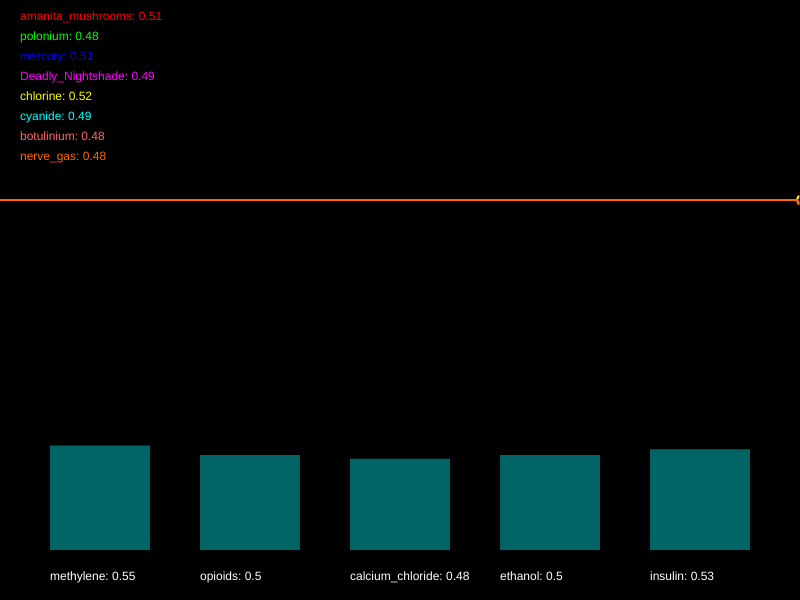
Frame 1 (no input)
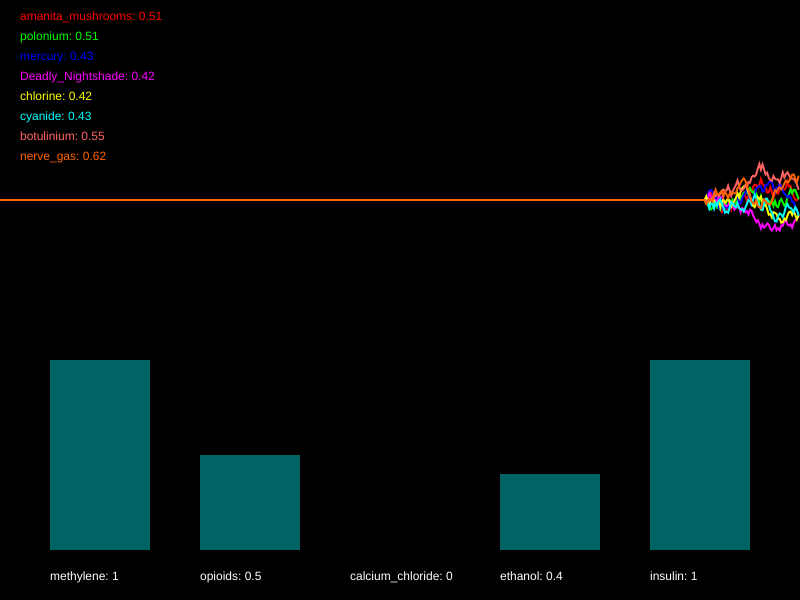
Frame 60 (no input)
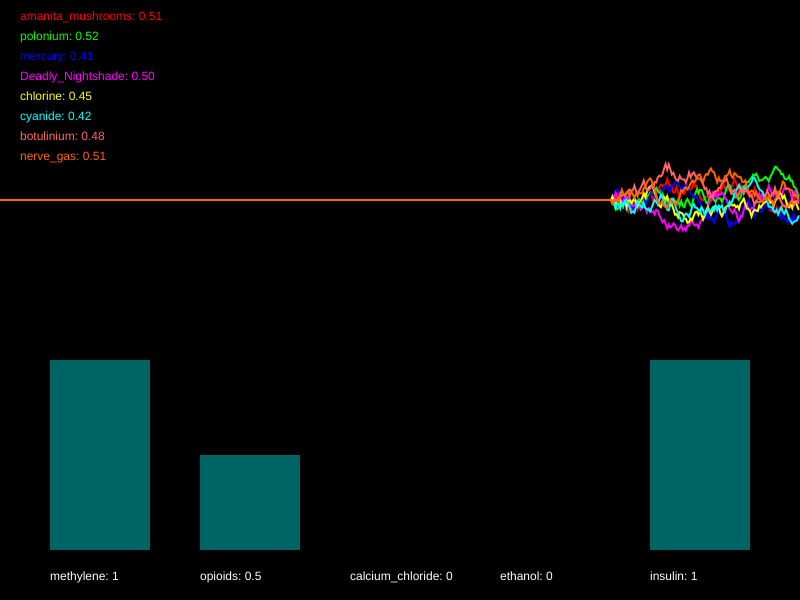
Frame 120 (the mouse pressed at the canvas centre since frame 60)

The p5.js sketch that drew these frames (run headless with seeded random() and noise() and a simulated clock; from frame 60 on, the mouse is pressed at the canvas centre):

// p5.js sketch
// ── sketch.js
/*

Officer: 5560319
CaseNum: 401-3-52996580-5560319

Case 401 - The Case of Norbert's Weiner Stand
Stage 4 - Mortal Cupcake

It seems that Norbert is getting desperate now. In what appears to be his final stand he has set up his own cupcake shop. The laced cupcakes look delicious but they are extremely dangerous. Just a brief whiff of one can induce a series of
deadly symptoms. This is Norbert’s most complex poison to date, so you’ll have to work hard to produce a viable antidote.

You must develop the antidote by using conditional statements in the draw loop to do the following.

	- When nerve_gas dips below 0.49, or on the other hand, polonium goes above 0.4 and amanita_mushrooms dips below 0.4, decrement methylene by 0.05
	- When botulinium goes above 0.72 and Deadly_Nightshade dips below 0.26, or on the other hand, cyanide dips below 0.73 or mercury dips below 0.27, increment methylene by 0.05
	- When polonium dips below 0.54 and cyanide goes above 0.64, whilst at the same time, chlorine dips below 0.27 or mercury goes above 0.64, try decreasing opioids by 0.02
	- If botulinium goes above 0.31 or Deadly_Nightshade dips below 0.36, whilst at the same time, nerve_gas goes above 0.55 and amanita_mushrooms dips below 0.28, raise opioids by 0.02
	- When either nerve_gas dips below 0.69, chlorine dips below 0.58, or perhaps botulinium goes above 0.62, try decreasing calcium_chloride by 0.03
	- If mercury goes above 0.32 or cyanide dips below 0.58, whilst at the same time, amanita_mushrooms goes above 0.51 or polonium goes above 0.41, increment calcium_chloride by 0.01
	- If chlorine goes above 0.63 and polonium dips below 0.45, or on the other hand, cyanide dips below 0.47 and botulinium dips below 0.54, try decreasing ethanol by 0.05
	- When amanita_mushrooms dips below 0.69 or nerve_gas dips below 0.53, whilst at the same time, Deadly_Nightshade goes above 0.74, increment ethanol by 0.03
	- If chlorine goes above 0.5 and amanita_mushrooms dips below 0.48, or on the other hand, mercury dips below 0.59 and polonium dips below 0.42, try decreasing insulin by 0.04
	- If cyanide dips below 0.33, or on the other hand, botulinium goes above 0.27 and nerve_gas goes above 0.25, increment insulin by 0.03


Your conditional statements should consider the following poisons:

	- amanita_mushrooms
	- polonium
	- mercury
	- Deadly_Nightshade
	- chlorine
	- cyanide
	- botulinium
	- nerve_gas


Your conditional statements should modify the following antidotes:

	- methylene
	- opioids
	- calcium_chloride
	- ethanol
	- insulin


- There are many ways to complete this task but you should only use the following commands:

	if(){}
	>
	<
	&&
	||
	+=
	-=

*/

//Declare the poison variables
var amanita_mushrooms;
var polonium;
var mercury;
var Deadly_Nightshade;
var chlorine;
var cyanide;
var botulinium;
var nerve_gas;


//Declare the antidote variables
var methylene;
var opioids;
var calcium_chloride;
var ethanol;
var insulin;


//This variable is used for drawing the graph
var graphs;


function setup()
{

	createCanvas(800,600);
	strokeWeight(2);

	//initialise the poisons and antidotes
	amanita_mushrooms = 0.5;
	polonium = 0.5;
	mercury = 0.5;
	Deadly_Nightshade = 0.5;
	chlorine = 0.5;
	cyanide = 0.5;
	botulinium = 0.5;
	nerve_gas = 0.5;
	methylene = 0.5;
	opioids = 0.5;
	calcium_chloride = 0.5;
	ethanol = 0.5;
	insulin = 0.5;


	//fills the graph with empty values
	graphs = [];

	for(var i = 0; i < 8; i++)
	{
		graphs.push([]);
		for(var j = 0; j < 512; j++)
		{
			graphs[i].push(0.5);
		}
	}

}

function draw()
{

	//Develop the antidote below
	//Write conditional statements to change the amount of each substance ...


if (nerve_gas < 0.49 || (polonium > 0.4 && amanita_mushrooms < 0.4)) {
    methylene -= 0.05;
  }

  if ((botulinium > 0.72 && Deadly_Nightshade < 0.26) || (cyanide < 0.73 || mercury < 0.27)) {
    methylene += 0.05;
  }

  if (
    polonium < 0.54 &&
    cyanide > 0.64 &&
    (chlorine < 0.27 || mercury > 0.64)
  ) {
    opioids -= 0.02;
  }

  if (
    (botulinium > 0.31 || Deadly_Nightshade < 0.36) &&
    (nerve_gas > 0.55 && amanita_mushrooms < 0.28)
  ) {
    opioids += 0.02;
  }

  if (nerve_gas < 0.69 || chlorine < 0.58 || botulinium > 0.62) {
    calcium_chloride -= 0.03;
  }

  if (
    (mercury > 0.32 || cyanide < 0.58) &&
    (amanita_mushrooms > 0.51 || polonium > 0.41)
  ) {
    calcium_chloride += 0.01;
  }

  if (
    (chlorine > 0.63 && polonium < 0.45) ||
    (cyanide < 0.47 && botulinium < 0.54)
  ) {
    ethanol -= 0.05;
  }

  if (
    (amanita_mushrooms < 0.69 || nerve_gas < 0.53) &&
    Deadly_Nightshade > 0.74
  ) {
    ethanol += 0.03;
  }

  if (
    (chlorine > 0.5 && amanita_mushrooms < 0.48) ||
    (mercury < 0.59 && polonium < 0.42)
  ) {
    insulin -= 0.04;
  }

  if (
    cyanide < 0.33 ||
    (botulinium > 0.27 && nerve_gas > 0.25)
  ) {
    insulin += 0.03;
  }

	//////////////////////////////////////////////////////

	//the code below generates new values using random numbers

	/*
		For testing, you might want to temporarily comment out
		these lines and set the same variables to constant values
		instead.
	*/

	amanita_mushrooms = nextValue(graphs[0],amanita_mushrooms);
	polonium = nextValue(graphs[1],polonium);
	mercury = nextValue(graphs[2],mercury);
	Deadly_Nightshade = nextValue(graphs[3],Deadly_Nightshade);
	chlorine = nextValue(graphs[4],chlorine);
	cyanide = nextValue(graphs[5],cyanide);
	botulinium = nextValue(graphs[6],botulinium);
	nerve_gas = nextValue(graphs[7],nerve_gas);


	methylene = constrain(methylene, 0, 1);
	opioids = constrain(opioids, 0, 1);
	calcium_chloride = constrain(calcium_chloride, 0, 1);
	ethanol = constrain(ethanol, 0, 1);
	insulin = constrain(insulin, 0, 1);


	///////// DO NOT CHANGE THE CODE BELOW ///////////

	//drawing code

	// set background
	background(0);
	noFill();

	//draw the graphs for the vitals

	var colors = [
		color(255, 0, 0),
		color(0, 255, 0),
		color(0, 0, 255),
		color(255, 0, 255),
		color(255, 255, 0),
		color(0, 255, 255),
		color(255, 100, 100),
		color(255, 100, 0)
	];

	for(var i = 0; i < graphs.length; i++)
	{
		stroke(colors[i]);
		drawGraph(graphs[i]);
	}

	//draw the poisons as text
	noStroke();
	fill(colors[0]);
	text('amanita_mushrooms: ' + nf(amanita_mushrooms,1,2), 20,20);
	fill(colors[1]);
	text('polonium: ' + nf(polonium,1,2), 20,40);
	fill(colors[2]);
	text('mercury: ' + nf(mercury,1,2), 20,60);
	fill(colors[3]);
	text('Deadly_Nightshade: ' + nf(Deadly_Nightshade,1,2), 20,80);
	fill(colors[4]);
	text('chlorine: ' + nf(chlorine,1,2), 20,100);
	fill(colors[5]);
	text('cyanide: ' + nf(cyanide,1,2), 20,120);
	fill(colors[6]);
	text('botulinium: ' + nf(botulinium,1,2), 20,140);
	fill(colors[7]);
	text('nerve_gas: ' + nf(nerve_gas,1,2), 20,160);


	//draw the antidotes bar chart
	drawBar(methylene,50,'methylene');
	drawBar(opioids,200,'opioids');
	drawBar(calcium_chloride,350,'calcium_chloride');
	drawBar(ethanol,500,'ethanol');
	drawBar(insulin,650,'insulin');


}

function nextValue(graph, val)
{
	//gets the next value for a vital and puts it in an array for drawing
	var delta = random(-0.03,0.03);

	val += delta;
	if(val > 1 || val < 0)
	{
		delta *= -1;
		val += delta * 2;
	}

	graph.push(val)
	graph.shift();
	return val;
}

function drawGraph(graph)
{
	//draws an array as a graph
	beginShape();
	for(var i = 0; i < graph.length; i++)
	{
			vertex(width * i/512, height * 0.5 - graph[i]* height/3)
	}
	endShape();
}


function drawBar(val, x, name)
{
	//draws the bars for bar chart
    noStroke();
    fill(0,100,100);
	var mh = height * 0.4 - 50;
	rect(x,(height - 50) - val*mh, 100, val*mh);
    fill(255);
	text(name + ": " + val, x, height - 20);
}
